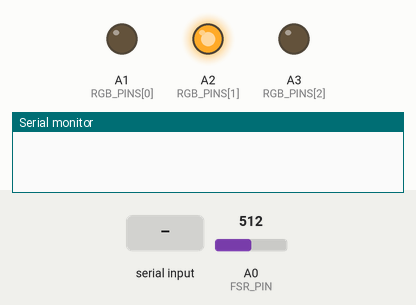
Simulated run of this sketch. Board: Arduino Uno, built with avr-gcc and run on an emulated ATmega328P. Parts: output pins drawn as LEDs (lit = HIGH), the last lines printed to the serial monitor. The inputs (shaded band) are chosen by the test bench; at power-on: A0 (FSR_PIN) = 512.

Above: at 0.1 s.
At 0.7 s:
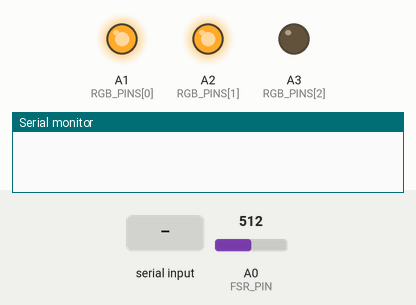
At 3.5 s:
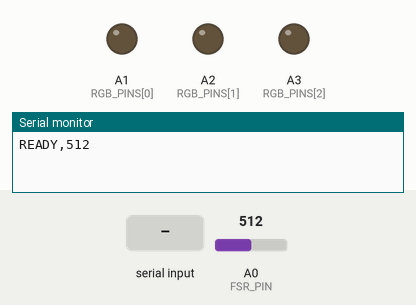
3.6 s: "TARGET\n" received over Serial
5.1 s: "CANCEL\n" received over Serial
6.6 s: "COLOR\n" received over Serial
Timing chart, 0 to 9.6 s (numbered marks = the images above; inputs shaded):
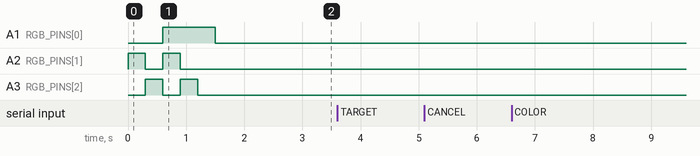

The sketch:

code.ino
```cpp
// Finger Dance Revolution - controller firmware (the WEBSITE runs the game)
// --------------------------------------------------------------------------
// The website sends commands (which finger to ask for, LED colors) and the
// Arduino reports touches back. Serial at 115200 baud, one message per line.
//
// WEBSITE -> ARDUINO
//   TARGET,INDEX     ask for a finger (INDEX, MIDDLE, RING, PINKY or 1-4)
//   CANCEL           stop asking for the current finger
//   COLOR,GREEN      set the RGB LED yourself (OFF RED GREEN YELLOW BLUE PURPLE CYAN WHITE)
//   CAL              re-measure the FSR resting value (thumb off the FSR)
//   THRESHOLD,100    contact sensitivity (FSR change that counts as pressed)
//   STREAM,1         send raw sensor readings 20x/second (STREAM,0 to stop)
//   PING             replies PONG
//   HELP             lists the commands
//
// ARDUINO -> WEBSITE
//   READY,<rest>                      after startup
//   -> CONTACT: <finger>              a finger started touching (format read by serial_bridge.py)
//   CONTACT,<finger>                  a finger started touching the thumb
//   RELEASE,<finger>,<hold_ms>        that finger let go
//   HIT,<finger>,<reaction_ms>        the TARGET finger touched the thumb
//   WRONG,<finger>                    a different finger touched while a target was set
//   DONE,<finger>,<reaction_ms>,<hold_ms>,<wrong_count>   target finger released, trial over
//   S,<index>,<middle>,<ring>,<pinky>,<fsr>   raw readings (only with STREAM,1)
//   OK,... / ERR,... / REST,<value> / PONG     command replies
//
// RGB LED FEEDBACK (automatic while a TARGET is set)
//   correct finger -> that finger's color while held:
//     index = GREEN, middle = BLUE, ring = YELLOW, pinky = PURPLE
//   wrong finger   -> RED (while held, plus a moment after)
//
// WIRING
//   Touch sensors yellow -> D2 (index), D3 (middle), D4 (ring), D5 (pinky); red -> 5V, black -> GND
//   FSR: 5V -> FSR -> A0, 10k resistor A0 -> GND (FSR legs in different rows)
//   RGB LED: red leg -> 470 ohm -> A1, green -> 470 ohm -> A2, blue -> 470 ohm -> A3
//            long (common) leg -> GND (common cathode) or 5V (common anode)
//
// To try it without the website: open the Serial Monitor at 115200, set the
// line ending to "Newline", and type commands like TARGET,INDEX

const bool COMMON_ANODE = false;        // true if the RGB LED's long leg goes to 5V

const int TOUCH_PINS[4] = {2, 3, 4, 5};
const char* NAMES[4] = {"INDEX", "MIDDLE", "RING", "PINKY"};
const int FSR_PIN = A0;
const int RGB_PINS[3] = {A1, A2, A3};

const int OFF = 0, RED = 1, GREEN = 2, YELLOW = 3, BLUE = 4, PURPLE = 5, CYAN = 6, WHITE = 7;
const char* COLOR_NAMES[8] = {"OFF", "RED", "GREEN", "YELLOW", "BLUE", "PURPLE", "CYAN", "WHITE"};
const int FINGER_COLORS[4] = {GREEN, BLUE, YELLOW, PURPLE};
const int WRONG_COLOR = RED;

const unsigned long GRACE_MS = 150;     // ignore tiny contact dropouts
const unsigned long WRONG_SHOW_MS = 300;

int fsrThreshold = 100;
int fsrRest = 0;

int target = -1;                        // finger being asked for, -1 = none
unsigned long targetStart = 0, reactMs = 0;
int wrongCount = 0;
bool targetHit = false;

int activeFinger = -1;                  // finger currently touching the thumb
unsigned long contactStart = 0, lastContact = 0, wrongUntil = 0;

int manualColor = OFF;
bool streaming = false;
unsigned long lastStream = 0;

char line[40];
int lineLen = 0;

// ---------- LED ----------
void setColor(int c) {
  for (int i = 0; i < 3; i++) {
    bool on = (c >> i) & 1;
    if (COMMON_ANODE) on = !on;
    digitalWrite(RGB_PINS[i], on ? HIGH : LOW);
  }
}

// ---------- Sensors ----------
int readFsr() {
  long s = 0;
  for (int i = 0; i < 4; i++) s += analogRead(FSR_PIN);
  return s / 4;
}

void measureRest() {
  long s = 0;
  for (int i = 0; i < 50; i++) { s += readFsr(); delay(10); }
  fsrRest = s / 50;
}

bool touched(int f) { return digitalRead(TOUCH_PINS[f]) == HIGH; }

int anyContact() {
  if (abs(readFsr() - fsrRest) <= fsrThreshold) return -1;
  for (int i = 0; i < 4; i++) if (touched(i)) return i;
  return -1;
}

// ---------- Helpers ----------
void send2(const char* a, const char* b) {
  Serial.print(a); Serial.print(","); Serial.println(b);
}

int parseFinger(const char* s) {
  for (int i = 0; i < 4; i++) if (strcmp(s, NAMES[i]) == 0) return i;
  if (s[0] >= '1' && s[0] <= '4' && s[1] == '\0') return s[0] - '1';
  return -1;
}

int parseColor(const char* s) {
  for (int i = 0; i < 8; i++) if (strcmp(s, COLOR_NAMES[i]) == 0) return i;
  return -1;
}

void printHelp() {
  Serial.println("Commands: TARGET,<INDEX|MIDDLE|RING|PINKY|1-4>  CANCEL  COLOR,<name>");
  Serial.println("          CAL  THRESHOLD,<n>  STREAM,<1|0>  PING  HELP");
}

// ---------- Touch events ----------
void onContactStart(int f, unsigned long now) {
  Serial.print("-> CONTACT: "); Serial.println(NAMES[f]);   // for serial_bridge.py
  send2("CONTACT", NAMES[f]);
  if (target == -1) return;
  if (f == target && !targetHit) {
    targetHit = true;
    reactMs = now - targetStart;
    Serial.print("HIT,"); Serial.print(NAMES[f]); Serial.print(","); Serial.println(reactMs);
  } else if (f != target) {
    wrongCount++;
    send2("WRONG", NAMES[f]);
  }
}

void onRelease(int f, unsigned long holdMs, unsigned long now) {
  Serial.print("RELEASE,"); Serial.print(NAMES[f]); Serial.print(","); Serial.println(holdMs);
  if (target == -1) return;
  if (f == target && targetHit) {
    Serial.print("DONE,"); Serial.print(NAMES[f]); Serial.print(",");
    Serial.print(reactMs); Serial.print(","); Serial.print(holdMs); Serial.print(",");
    Serial.println(wrongCount);
    target = -1;
  } else if (f != target) {
    wrongUntil = now + WRONG_SHOW_MS;
  }
}

// ---------- Commands ----------
void handleLine() {
  line[lineLen] = '\0';
  lineLen = 0;
  for (int i = 0; line[i]; i++) {          // upper-case, allow spaces instead of commas
    if (line[i] >= 'a' && line[i] <= 'z') line[i] -= 32;
    if (line[i] == ' ') line[i] = ',';
  }
  if (line[0] == '\0') return;

  char* arg = strchr(line, ',');
  if (arg) { *arg = '\0'; arg++; } else arg = (char*)"";

  if (strcmp(line, "TARGET") == 0) {
    int f = parseFinger(arg);
    if (f < 0) { send2("ERR", "finger must be INDEX MIDDLE RING PINKY or 1-4"); return; }
    target = f;
    targetStart = millis();
    targetHit = false;
    wrongCount = 0;
    reactMs = 0;
    manualColor = OFF;
    Serial.print("OK,TARGET,"); Serial.println(NAMES[f]);
  } else if (strcmp(line, "CANCEL") == 0) {
    target = -1;
    Serial.println("OK,CANCEL");
  } else if (strcmp(line, "COLOR") == 0) {
    int c = parseColor(arg);
    if (c < 0) { send2("ERR", "color must be OFF RED GREEN YELLOW BLUE PURPLE CYAN WHITE"); return; }
    manualColor = c;
    send2("OK,COLOR", COLOR_NAMES[c]);
  } else if (strcmp(line, "CAL") == 0) {
    measureRest();
    Serial.print("REST,"); Serial.println(fsrRest);
  } else if (strcmp(line, "THRESHOLD") == 0) {
    int v = atoi(arg);
    if (v < 1) { send2("ERR", "threshold must be a positive number"); return; }
    fsrThreshold = v;
    Serial.print("OK,THRESHOLD,"); Serial.println(fsrThreshold);
  } else if (strcmp(line, "STREAM") == 0) {
    streaming = (arg[0] == '1');
    Serial.print("OK,STREAM,"); Serial.println(streaming ? 1 : 0);
  } else if (strcmp(line, "PING") == 0) {
    Serial.println("PONG");
  } else if (strcmp(line, "HELP") == 0) {
    printHelp();
  } else {
    send2("ERR,unknown command", line);
  }
}

// ---------- Setup & loop ----------
void setup() {
  Serial.begin(115200);
  for (int i = 0; i < 4; i++) pinMode(TOUCH_PINS[i], INPUT);
  for (int i = 0; i < 3; i++) pinMode(RGB_PINS[i], OUTPUT);

  // Color check at power-up: green, blue, yellow, purple, red
  for (int i = 0; i < 4; i++) { setColor(FINGER_COLORS[i]); delay(300); }
  setColor(WRONG_COLOR); delay(300);
  setColor(OFF);

  delay(300);
  measureRest();                         // keep thumb OFF the FSR during startup
  Serial.print("READY,"); Serial.println(fsrRest);
}

void loop() {
  // 1) Commands from the website
  while (Serial.available()) {
    char c = Serial.read();
    if (c == '\n' || c == '\r') { if (lineLen > 0) handleLine(); }
    else if (lineLen < (int)sizeof(line) - 1) line[lineLen++] = c;
  }

  // 2) Track contact (with a short grace period so flickers don't count as releases)
  unsigned long now = millis();
  int c = anyContact();
  if (c != -1) {
    if (activeFinger == -1) {
      activeFinger = c;
      contactStart = now;
      onContactStart(c, now);
    }
    if (c == activeFinger) lastContact = now;
  }
  if (activeFinger != -1 && now - lastContact > GRACE_MS) {
    int f = activeFinger;
    activeFinger = -1;
    onRelease(f, lastContact - contactStart, now);
  }

  // 3) RGB LED
  int color;
  if (target != -1 && activeFinger != -1) {
    color = (activeFinger == target) ? FINGER_COLORS[target] : WRONG_COLOR;
  } else if (now < wrongUntil) {
    color = WRONG_COLOR;
  } else if (target != -1) {
    color = OFF;
  } else {
    color = manualColor;
  }
  setColor(color);

  // 4) Optional raw stream
  if (streaming && now - lastStream >= 50) {
    lastStream = now;
    Serial.print("S,");
    for (int i = 0; i < 4; i++) { Serial.print(touched(i) ? 1 : 0); Serial.print(","); }
    Serial.println(readFsr());
  }

  delay(5);
}
```
